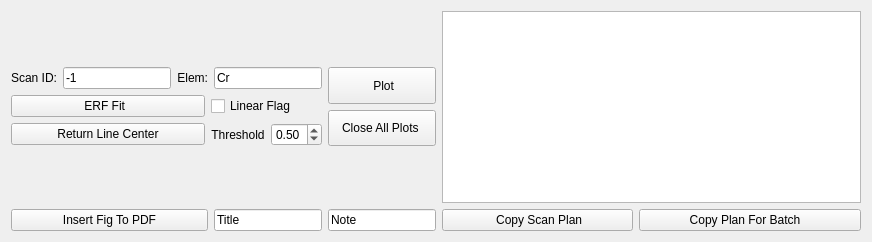
         <widget class="QWidget" name="widget" native="true">
          <layout class="QGridLayout" name="gridLayout_67">
           <item row="0" column="0">
            <layout class="QGridLayout" name="gridLayout_57">
             <item row="0" column="0">
              <layout class="QGridLayout" name="gridLayout_10">
               <item row="0" column="0">
                <layout class="QHBoxLayout" name="horizontalLayout_2">
                 <item>
                  <widget class="QLabel" name="label_47">
                   <property name="sizePolicy">
                    <sizepolicy hsizetype="Fixed" vsizetype="Preferred">
                     <horstretch>0</horstretch>
                     <verstretch>0</verstretch>
                    </sizepolicy>
                   </property>
                   <property name="text">
                    <string>Scan ID:</string>
                   </property>
                   <property name="alignment">
                    <set>Qt::AlignRight|Qt::AlignTrailing|Qt::AlignVCenter</set>
                   </property>
                  </widget>
                 </item>
                 <item>
                  <widget class="QLineEdit" name="pb_plot_sd">
                   <property name="sizePolicy">
                    <sizepolicy hsizetype="Fixed" vsizetype="Fixed">
                     <horstretch>0</horstretch>
                     <verstretch>0</verstretch>
                    </sizepolicy>
                   </property>
                   <property name="text">
                    <string>-1</string>
                   </property>
                  </widget>
                 </item>
                 <item>
                  <widget class="QLabel" name="label_48">
                   <property name="sizePolicy">
                    <sizepolicy hsizetype="Fixed" vsizetype="Preferred">
                     <horstretch>0</horstretch>
                     <verstretch>0</verstretch>
                    </sizepolicy>
                   </property>
                   <property name="text">
                    <string>Elem:</string>
                   </property>
                   <property name="alignment">
                    <set>Qt::AlignRight|Qt::AlignTrailing|Qt::AlignVCenter</set>
                   </property>
                  </widget>
                 </item>
                 <item>
                  <widget class="QLineEdit" name="pb_plot_elem">
                   <property name="sizePolicy">
                    <sizepolicy hsizetype="Fixed" vsizetype="Fixed">
                     <horstretch>0</horstretch>
                     <verstretch>0</verstretch>
                    </sizepolicy>
                   </property>
                   <property name="text">
                    <string>Cr</string>
                   </property>
                  </widget>
                 </item>
                </layout>
               </item>
               <item row="1" column="0">
                <layout class="QGridLayout" name="gridLayout_2">
                 <item row="0" column="0">
                  <widget class="QPushButton" name="pb_erf_fit">
                   <property name="sizePolicy">
                    <sizepolicy hsizetype="Preferred" vsizetype="Fixed">
                     <horstretch>0</horstretch>
                     <verstretch>0</verstretch>
                    </sizepolicy>
                   </property>
                   <property name="text">
                    <string>ERF Fit  </string>
                   </property>
                  </widget>
                 </item>
                 <item row="0" column="1">
                  <widget class="QCheckBox" name="cb_erf_linear_flag">
                   <property name="sizePolicy">
                    <sizepolicy hsizetype="Fixed" vsizetype="Preferred">
                     <horstretch>0</horstretch>
                     <verstretch>0</verstretch>
                    </sizepolicy>
                   </property>
                   <property name="layoutDirection">
                    <enum>Qt::LeftToRight</enum>
                   </property>
                   <property name="text">
                    <string>Linear Flag</string>
                   </property>
                  </widget>
                 </item>
                 <item row="1" column="0">
                  <widget class="QPushButton" name="pb_plot_line_center">
                   <property name="sizePolicy">
                    <sizepolicy hsizetype="Preferred" vsizetype="Fixed">
                     <horstretch>0</horstretch>
                     <verstretch>0</verstretch>
                    </sizepolicy>
                   </property>
                   <property name="text">
                    <string>Return Line Center</string>
                   </property>
                  </widget>
                 </item>
                 <item row="1" column="1">
                  <layout class="QHBoxLayout" name="horizontalLayout_14">
                   <property name="rightMargin">
                    <number>0</number>
                   </property>
                   <item>
                    <widget class="QLabel" name="label_49">
                     <property name="sizePolicy">
                      <sizepolicy hsizetype="Fixed" vsizetype="Preferred">
                       <horstretch>0</horstretch>
                       <verstretch>0</verstretch>
                      </sizepolicy>
                     </property>
                     <property name="text">
                      <string>Threshold</string>
                     </property>
                     <property name="alignment">
                      <set>Qt::AlignCenter</set>
                     </property>
                    </widget>
                   </item>
                   <item>
                    <widget class="QDoubleSpinBox" name="dsb_line_center_thre">
                     <property name="sizePolicy">
                      <sizepolicy hsizetype="Fixed" vsizetype="Fixed">
                       <horstretch>0</horstretch>
                       <verstretch>0</verstretch>
                      </sizepolicy>
                     </property>
                     <property name="minimum">
                      <double>0.010000000000000</double>
                     </property>
                     <property name="maximum">
                      <double>1.000000000000000</double>
                     </property>
                     <property name="value">
                      <double>0.500000000000000</double>
                     </property>
                    </widget>
                   </item>
                  </layout>
                 </item>
                </layout>
               </item>
              </layout>
             </item>
             <item row="0" column="1">
              <layout class="QGridLayout" name="gridLayout_51">
               <item row="1" column="0">
                <widget class="QPushButton" name="pb_close_all_plot">
                 <property name="sizePolicy">
                  <sizepolicy hsizetype="Preferred" vsizetype="Preferred">
                   <horstretch>0</horstretch>
                   <verstretch>0</verstretch>
                  </sizepolicy>
                 </property>
                 <property name="styleSheet">
                  <string notr="true"/>
                 </property>
                 <property name="text">
                  <string>   Close All Plots    </string>
                 </property>
                </widget>
               </item>
               <item row="0" column="0">
                <widget class="QPushButton" name="pb_plot">
                 <property name="sizePolicy">
                  <sizepolicy hsizetype="Preferred" vsizetype="Preferred">
                   <horstretch>0</horstretch>
                   <verstretch>0</verstretch>
                  </sizepolicy>
                 </property>
                 <property name="styleSheet">
                  <string notr="true">QPushButton:pressed{ 
	background-color: rgb(255, 0, 0); 
	}</string>
                 </property>
                 <property name="text">
                  <string>        Plot       </string>
                 </property>
                </widget>
               </item>
              </layout>
             </item>
            </layout>
           </item>
           <item row="1" column="0">
            <layout class="QHBoxLayout" name="horizontalLayout_10">
             <item>
              <widget class="QPushButton" name="pb_fig_to_pdf">
               <property name="sizePolicy">
                <sizepolicy hsizetype="Preferred" vsizetype="Fixed">
                 <horstretch>0</horstretch>
                 <verstretch>0</verstretch>
                </sizepolicy>
               </property>
               <property name="text">
                <string>Insert Fig To PDF</string>
               </property>
              </widget>
             </item>
             <item>
              <widget class="QLineEdit" name="le_pdf_fig_title">
               <property name="sizePolicy">
                <sizepolicy hsizetype="Fixed" vsizetype="Fixed">
                 <horstretch>0</horstretch>
                 <verstretch>0</verstretch>
                </sizepolicy>
               </property>
               <property name="text">
                <string>Title</string>
               </property>
               <property name="placeholderText">
                <string>Title</string>
               </property>
              </widget>
             </item>
             <item>
              <widget class="QLineEdit" name="le_pdf_fig_note">
               <property name="sizePolicy">
                <sizepolicy hsizetype="Fixed" vsizetype="Fixed">
                 <horstretch>0</horstretch>
                 <verstretch>0</verstretch>
                </sizepolicy>
               </property>
               <property name="text">
                <string>Note</string>
               </property>
               <property name="placeholderText">
                <string>Note</string>
               </property>
              </widget>
             </item>
            </layout>
           </item>
           <item row="1" column="2">
            <widget class="QPushButton" name="pb_batchscan_copy">
             <property name="sizePolicy">
              <sizepolicy hsizetype="Fixed" vsizetype="Preferred">
               <horstretch>0</horstretch>
               <verstretch>0</verstretch>
              </sizepolicy>
             </property>
             <property name="toolTip">
              <string>yield from will be added to the front</string>
             </property>
             <property name="text">
              <string>              Copy Plan For Batch                 </string>
             </property>
            </widget>
           </item>
           <item row="1" column="1">
            <widget class="QPushButton" name="pb_scan_copy">
             <property name="sizePolicy">
              <sizepolicy hsizetype="Fixed" vsizetype="Preferred">
               <horstretch>0</horstretch>
               <verstretch>0</verstretch>
              </sizepolicy>
             </property>
             <property name="toolTip">
              <string>paste the scan to a terminal for scan</string>
             </property>
             <property name="text">
              <string>               Copy Scan Plan              </string>
             </property>
            </widget>
           </item>
           <item row="0" column="1" colspan="2">
            <widget class="QTextEdit" name="text_scan_plan">
             <property name="sizePolicy">
              <sizepolicy hsizetype="Expanding" vsizetype="Preferred">
               <horstretch>0</horstretch>
               <verstretch>0</verstretch>
              </sizepolicy>
             </property>
             <property name="styleSheet">
              <string notr="true">font: 8pt &quot;Consolas&quot;;</string>
             </property>
             <property name="readOnly">
              <bool>true</bool>
             </property>
            </widget>
           </item>
          </layout>
         </widget>
